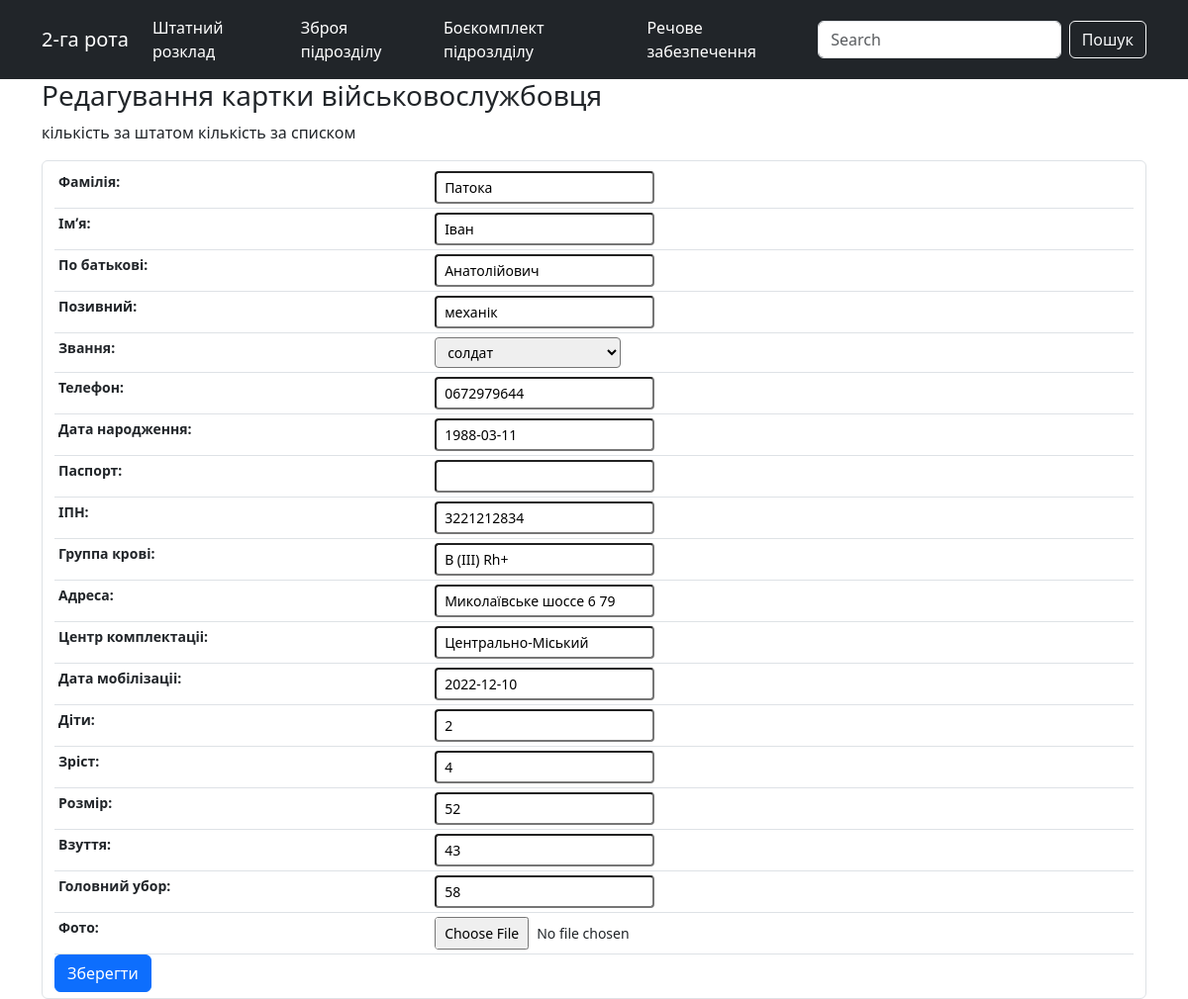
Page /index/soldiers_card/68/update/ on the committed database.
### evening/models.py (models this page shows, shortened)
class Soldiers(models.Model):
    surname = models.CharField(
        max_length=50, blank=True, null=True, verbose_name="Фамілія")
    name = models.CharField(max_length=50, blank=True,
                            null=True, verbose_name="Імʼя")
    fathers_name = models.CharField(
        max_length=50, blank=True, null=True, verbose_name="По батькові")
    callsign = models.CharField(
        max_length=50, blank=True, null=True, verbose_name="Позивний")
    rank = models.ForeignKey(
        "Ranks", on_delete=models.PROTECT, blank=True, null=True, verbose_name="Звання")
    phone = models.CharField(max_length=13, blank=True,
                             null=True, verbose_name="Телефон")
    birth_date = models.DateField(
        blank=True, null=True, default="2000-01-01", verbose_name="Дата народження")
    tax_number = models.CharField(
        max_length=15, unique=True, blank=True, null=True, verbose_name="ІПН")
    blood_type = models.CharField(
        max_length=15, blank=True, null=True, verbose_name="Группа крові")
    addres = models.CharField(
        max_length=255, blank=True, null=True, verbose_name="Адреса")
    complect_center = models.CharField(
        max_length=255, blank=True, null=True, verbose_name="Центр комплектаціі")
    mob_date = models.DateField(
        blank=True, null=True, default="2000-01-01", verbose_name="Дата мобілізаціі")
    children = models.CharField(
        max_length=50, blank=True, null=True, verbose_name="Діти")
    hight_s = models.CharField(
        max_length=50, blank=True, null=True, verbose_name="Зріст")
    size = models.CharField(max_length=50, blank=True,
                            null=True, verbose_name="Розмір")
    boots_s = models.CharField(
        max_length=50, blank=True, null=True, verbose_name="Взуття")
    head_s = models.CharField(
        max_length=50, blank=True, null=True, verbose_name="Головний убор")
    photo = models.ImageField(blank=True, null=True, verbose_name="Фото")
    passport = models.CharField(
        max_length=50, blank=True, null=True, verbose_name="Паспорт")
    class Meta:
        verbose_name = "Військовослужбовець"
        verbose_name_plural = "Військовослужбовці"

class Ranks(models.Model):
    rank = models.CharField(
        max_length=50,
    )
    def __str__(self):
        return self.rank

### evening/views.py (the view)
class StaffUpdate(UpdateView):
    model = Soldiers
    template_name = "evening/staff_update.html"
    form_class = StaffUpdateForm

### evening/templates/evening/staff_update.html (shortened to what this page needs)
{% extends "evening/base_generic.html" %}
{% block content %}
<head> </head>
<div class="container">
    <h3>Редагування картки військовослужбовця</h3>
    <p>кількість за штатом {{soldiers_list.count}} кількість за списком {{cont}}</p>
    <form method="POST" action="{% url 'staff-update' pk=object.pk %}" class="form-group form-control">
        <table class="table table-sm">
            {{form.as_table}}
        </table>
        <div>
            <button type="submit" class="btn btn-primary">Зберегти</button>
        </div>
    </form>
</div>
{% endblock %}

### evening/static/css/styles.css (style rules this page uses)
.table { width: 100%; font-size: 14px; margin: 0; padding: 0; }

### rows in the picture
Soldiers: surname "Патока", name "Іван", fathers_name "Анатолійович", callsign "механік", phone "0672979644", birth_date "1988-03-11", tax_number "3221212834", blood_type "B (III) Rh+", addres "Миколаївське шоссе 6 79", complect_center "Центрально-Міський", mob_date "2022-12-10", children "2", hight_s "4", size "52", boots_s "43", head_s "58"
Ranks: rank "солдат"
